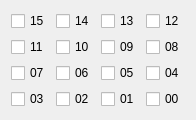
            <widget class="QWidget" name="page_4">
             <property name="geometry">
              <rect>
               <x>0</x>
               <y>0</y>
               <width>184</width>
               <height>115</height>
              </rect>
             </property>
             <attribute name="label">
              <string>Virtual Switches</string>
             </attribute>
             <layout class="QVBoxLayout" name="verticalLayout_5">
              <item>
               <layout class="QGridLayout" name="gridLayout">
                <property name="sizeConstraint">
                 <enum>QLayout::SetFixedSize</enum>
                </property>
                <item row="2" column="0">
                 <widget class="QCheckBox" name="cbVS7_2">
                  <property name="sizePolicy">
                   <sizepolicy hsizetype="Minimum" vsizetype="Minimum">
                    <horstretch>0</horstretch>
                    <verstretch>0</verstretch>
                   </sizepolicy>
                  </property>
                  <property name="maximumSize">
                   <size>
                    <width>50</width>
                    <height>16777215</height>
                   </size>
                  </property>
                  <property name="text">
                   <string>07</string>
                  </property>
                  <property name="tristate">
                   <bool>false</bool>
                  </property>
                 </widget>
                </item>
                <item row="1" column="1">
                 <widget class="QCheckBox" name="cbVS2">
                  <property name="sizePolicy">
                   <sizepolicy hsizetype="Minimum" vsizetype="Minimum">
                    <horstretch>0</horstretch>
                    <verstretch>0</verstretch>
                   </sizepolicy>
                  </property>
                  <property name="text">
                   <string>10</string>
                  </property>
                 </widget>
                </item>
                <item row="3" column="1">
                 <widget class="QCheckBox" name="cbVS2_2">
                  <property name="sizePolicy">
                   <sizepolicy hsizetype="Minimum" vsizetype="Minimum">
                    <horstretch>0</horstretch>
                    <verstretch>0</verstretch>
                   </sizepolicy>
                  </property>
                  <property name="text">
                   <string>02</string>
                  </property>
                 </widget>
                </item>
                <item row="0" column="1">
                 <widget class="QCheckBox" name="cbVS6">
                  <property name="sizePolicy">
                   <sizepolicy hsizetype="Minimum" vsizetype="Minimum">
                    <horstretch>0</horstretch>
                    <verstretch>0</verstretch>
                   </sizepolicy>
                  </property>
                  <property name="text">
                   <string>14</string>
                  </property>
                 </widget>
                </item>
                <item row="1" column="0">
                 <widget class="QCheckBox" name="cbVS3">
                  <property name="sizePolicy">
                   <sizepolicy hsizetype="Minimum" vsizetype="Minimum">
                    <horstretch>0</horstretch>
                    <verstretch>0</verstretch>
                   </sizepolicy>
                  </property>
                  <property name="text">
                   <string>11</string>
                  </property>
                 </widget>
                </item>
                <item row="3" column="4">
                 <widget class="QCheckBox" name="cbVS1_2">
                  <property name="sizePolicy">
                   <sizepolicy hsizetype="Minimum" vsizetype="Minimum">
                    <horstretch>0</horstretch>
                    <verstretch>0</verstretch>
                   </sizepolicy>
                  </property>
                  <property name="text">
                   <string>01</string>
                  </property>
                 </widget>
                </item>
                <item row="0" column="6">
                 <spacer name="horizontalSpacer">
                  <property name="orientation">
                   <enum>Qt::Horizontal</enum>
                  </property>
                  <property name="sizeHint" stdset="0">
                   <size>
                    <width>40</width>
                    <height>20</height>
                   </size>
                  </property>
                 </spacer>
                </item>
                <item row="1" column="5">
                 <widget class="QCheckBox" name="cbVS0">
                  <property name="sizePolicy">
                   <sizepolicy hsizetype="Minimum" vsizetype="Minimum">
                    <horstretch>0</horstretch>
                    <verstretch>0</verstretch>
                   </sizepolicy>
                  </property>
                  <property name="minimumSize">
                   <size>
                    <width>0</width>
                    <height>0</height>
                   </size>
                  </property>
                  <property name="text">
                   <string>08</string>
                  </property>
                 </widget>
                </item>
                <item row="0" column="0">
                 <widget class="QCheckBox" name="cbVS7">
                  <property name="sizePolicy">
                   <sizepolicy hsizetype="Minimum" vsizetype="Minimum">
                    <horstretch>0</horstretch>
                    <verstretch>0</verstretch>
                   </sizepolicy>
                  </property>
                  <property name="maximumSize">
                   <size>
                    <width>50</width>
                    <height>16777215</height>
                   </size>
                  </property>
                  <property name="text">
                   <string>15</string>
                  </property>
                  <property name="tristate">
                   <bool>false</bool>
                  </property>
                 </widget>
                </item>
                <item row="2" column="5">
                 <widget class="QCheckBox" name="cbVS4_2">
                  <property name="sizePolicy">
                   <sizepolicy hsizetype="Minimum" vsizetype="Minimum">
                    <horstretch>0</horstretch>
                    <verstretch>0</verstretch>
                   </sizepolicy>
                  </property>
                  <property name="text">
                   <string>04</string>
                  </property>
                 </widget>
                </item>
                <item row="1" column="4">
                 <widget class="QCheckBox" name="cbVS1">
                  <property name="sizePolicy">
                   <sizepolicy hsizetype="Minimum" vsizetype="Minimum">
                    <horstretch>0</horstretch>
                    <verstretch>0</verstretch>
                   </sizepolicy>
                  </property>
                  <property name="text">
                   <string>09</string>
                  </property>
                 </widget>
                </item>
                <item row="3" column="5">
                 <widget class="QCheckBox" name="cbVS0_2">
                  <property name="sizePolicy">
                   <sizepolicy hsizetype="Minimum" vsizetype="Minimum">
                    <horstretch>0</horstretch>
                    <verstretch>0</verstretch>
                   </sizepolicy>
                  </property>
                  <property name="minimumSize">
                   <size>
                    <width>0</width>
                    <height>0</height>
                   </size>
                  </property>
                  <property name="text">
                   <string>00</string>
                  </property>
                 </widget>
                </item>
                <item row="2" column="4">
                 <widget class="QCheckBox" name="cbVS5_2">
                  <property name="sizePolicy">
                   <sizepolicy hsizetype="Minimum" vsizetype="Minimum">
                    <horstretch>0</horstretch>
                    <verstretch>0</verstretch>
                   </sizepolicy>
                  </property>
                  <property name="maximumSize">
                   <size>
                    <width>16777215</width>
                    <height>50</height>
                   </size>
                  </property>
                  <property name="text">
                   <string>05</string>
                  </property>
                 </widget>
                </item>
                <item row="2" column="1">
                 <widget class="QCheckBox" name="cbVS6_2">
                  <property name="sizePolicy">
                   <sizepolicy hsizetype="Minimum" vsizetype="Minimum">
                    <horstretch>0</horstretch>
                    <verstretch>0</verstretch>
                   </sizepolicy>
                  </property>
                  <property name="maximumSize">
                   <size>
                    <width>50</width>
                    <height>16777215</height>
                   </size>
                  </property>
                  <property name="text">
                   <string>06</string>
                  </property>
                 </widget>
                </item>
                <item row="3" column="0">
                 <widget class="QCheckBox" name="cbVS3_2">
                  <property name="sizePolicy">
                   <sizepolicy hsizetype="Minimum" vsizetype="Minimum">
                    <horstretch>0</horstretch>
                    <verstretch>0</verstretch>
                   </sizepolicy>
                  </property>
                  <property name="text">
                   <string>03</string>
                  </property>
                 </widget>
                </item>
                <item row="0" column="5">
                 <widget class="QCheckBox" name="cbVS4">
                  <property name="sizePolicy">
                   <sizepolicy hsizetype="Minimum" vsizetype="Minimum">
                    <horstretch>0</horstretch>
                    <verstretch>0</verstretch>
                   </sizepolicy>
                  </property>
                  <property name="text">
                   <string>12</string>
                  </property>
                 </widget>
                </item>
                <item row="0" column="4">
                 <widget class="QCheckBox" name="cbVS5">
                  <property name="sizePolicy">
                   <sizepolicy hsizetype="Minimum" vsizetype="Minimum">
                    <horstretch>0</horstretch>
                    <verstretch>0</verstretch>
                   </sizepolicy>
                  </property>
                  <property name="maximumSize">
                   <size>
                    <width>16777215</width>
                    <height>50</height>
                   </size>
                  </property>
                  <property name="text">
                   <string>13</string>
                  </property>
                 </widget>
                </item>
               </layout>
              </item>
              <item>
               <spacer name="verticalSpacer_2">
                <property name="orientation">
                 <enum>Qt::Vertical</enum>
                </property>
                <property name="sizeHint" stdset="0">
                 <size>
                  <width>20</width>
                  <height>40</height>
                 </size>
                </property>
               </spacer>
              </item>
             </layout>
            </widget>
